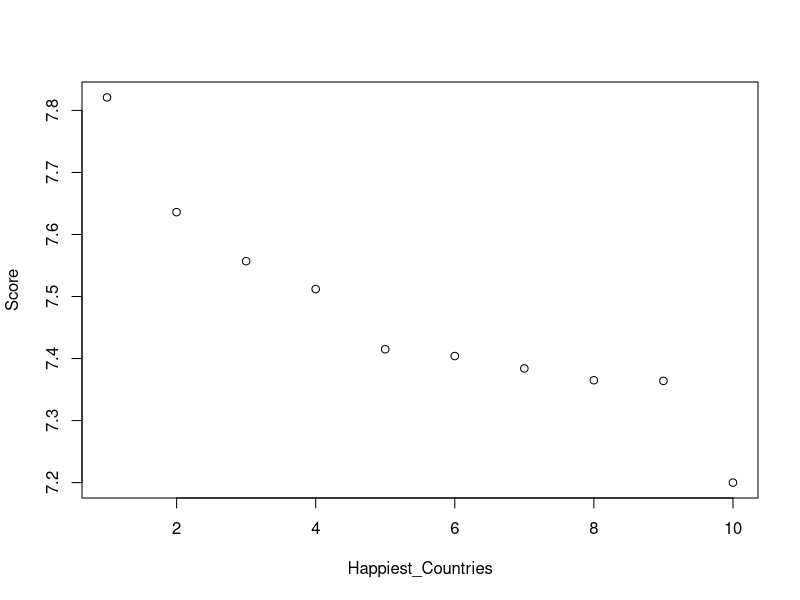
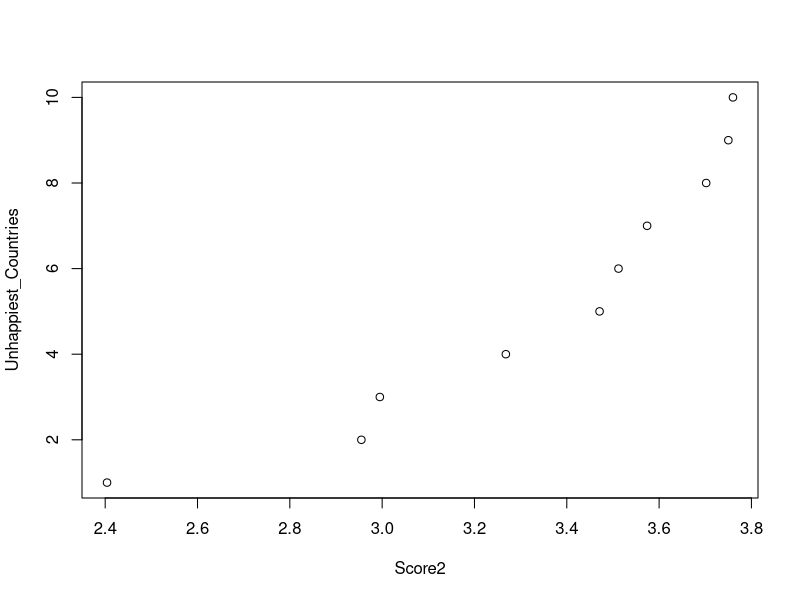
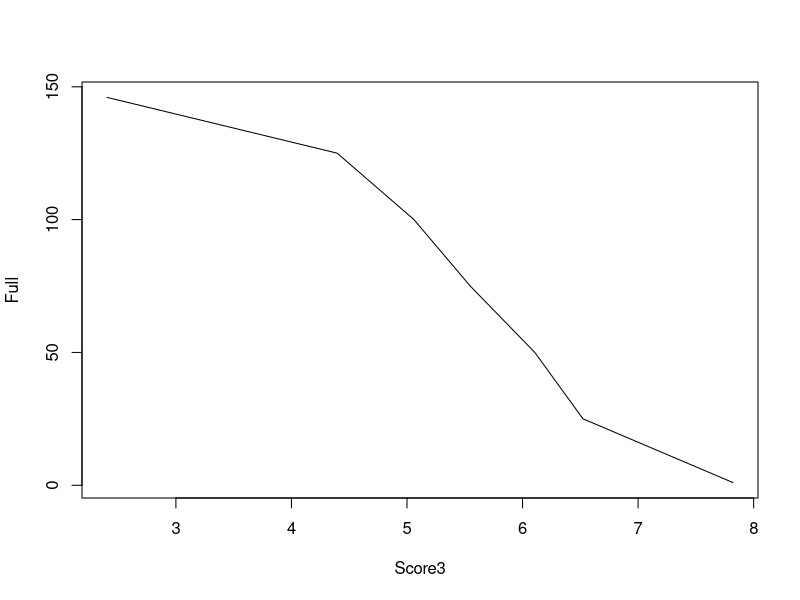

Recreate these plots in R, in order.
## ---- chunk 1
library(tidyverse)
library(ggplot2)
library(tibble)
## ---- chunk 2
Happiest_Countries <- c(1, 2, 3, 4, 5, 6, 7, 8, 9, 10)
Score <- c(7.821, 7.636, 7.557, 7.512, 7.415, 7.404, 7.384, 7.365, 7.364, 7.2)

plot(Happiest_Countries, Score)
## ---- chunk 3
Unhappiest_Countries <- c(1, 2, 3, 4, 5, 6, 7, 8, 9, 10)
Score2 <- c(2.404, 2.955, 2.995, 3.268, 3.471, 3.512, 3.574, 3.702, 3.750, 3.760)

plot(Score2, Unhappiest_Countries)
## ---- chunk 4
Full <- c(1, 25, 50, 75, 100, 125, 146)
Score3 <- c(7.821, 6.523, 6.106, 5.547, 5.06, 4.396, 2.404)

plot(Score3, Full, type = "l")
